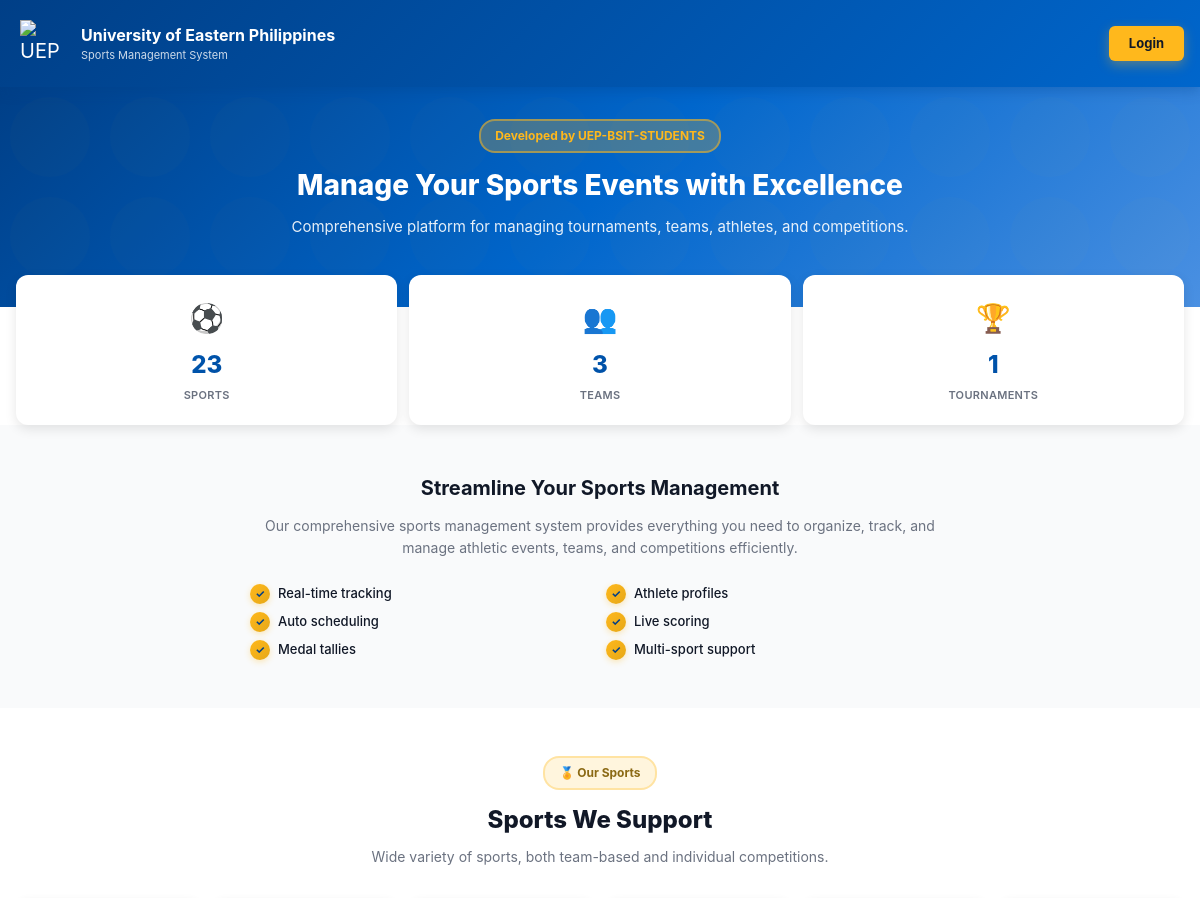
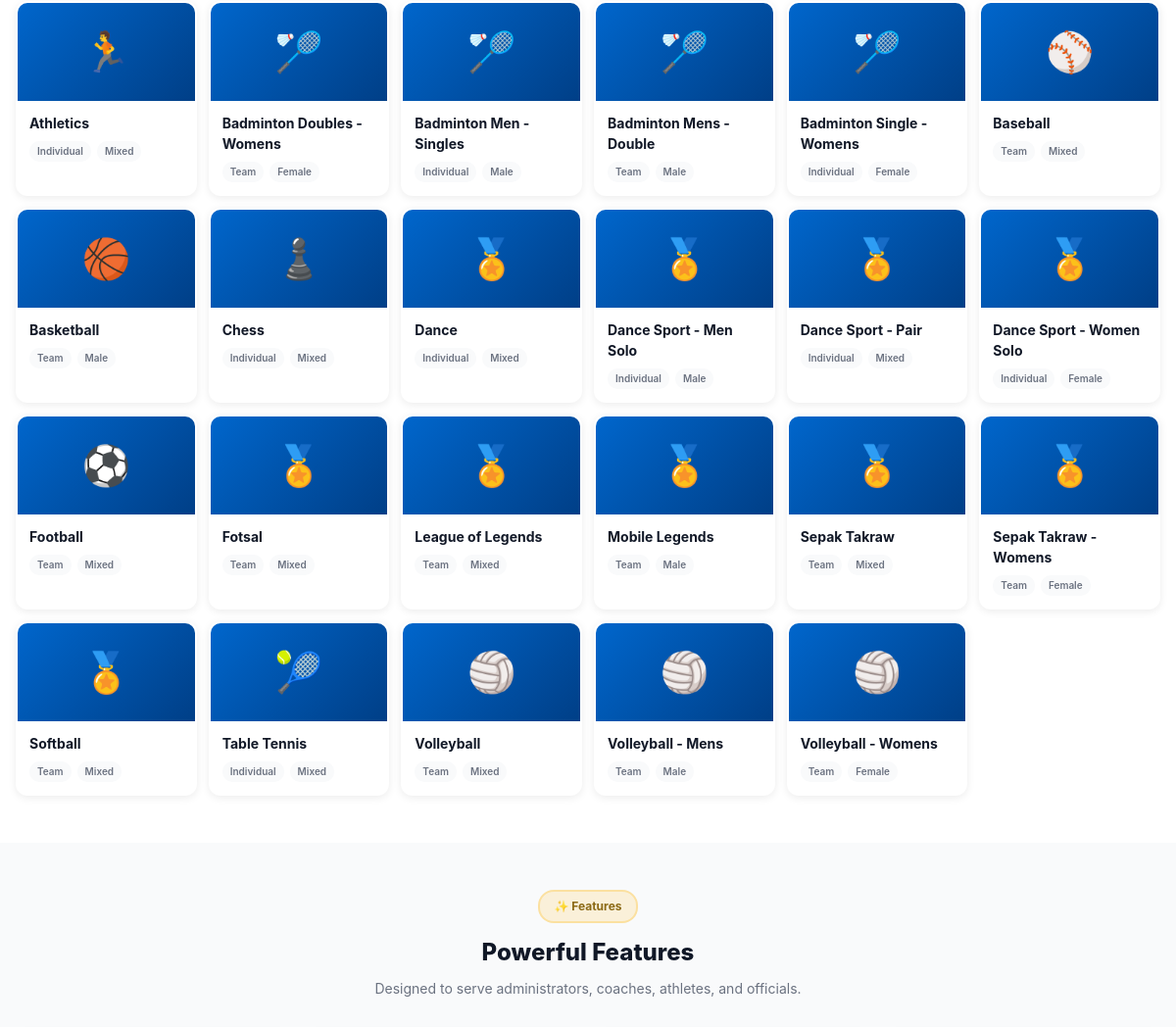
The page /vms_complete/index.php (upper part) on the database as committed earlier (2 pictures, top to bottom).
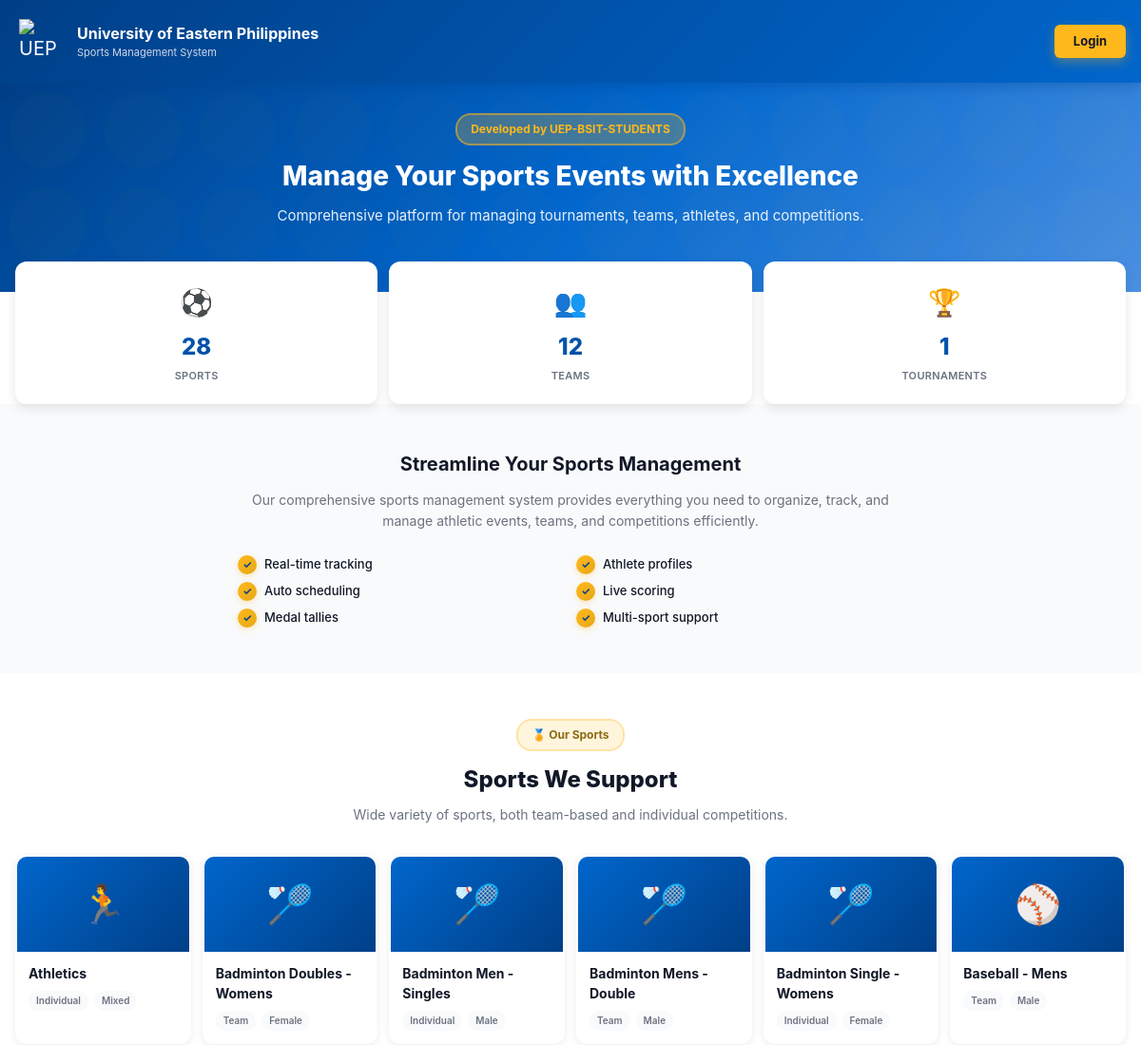
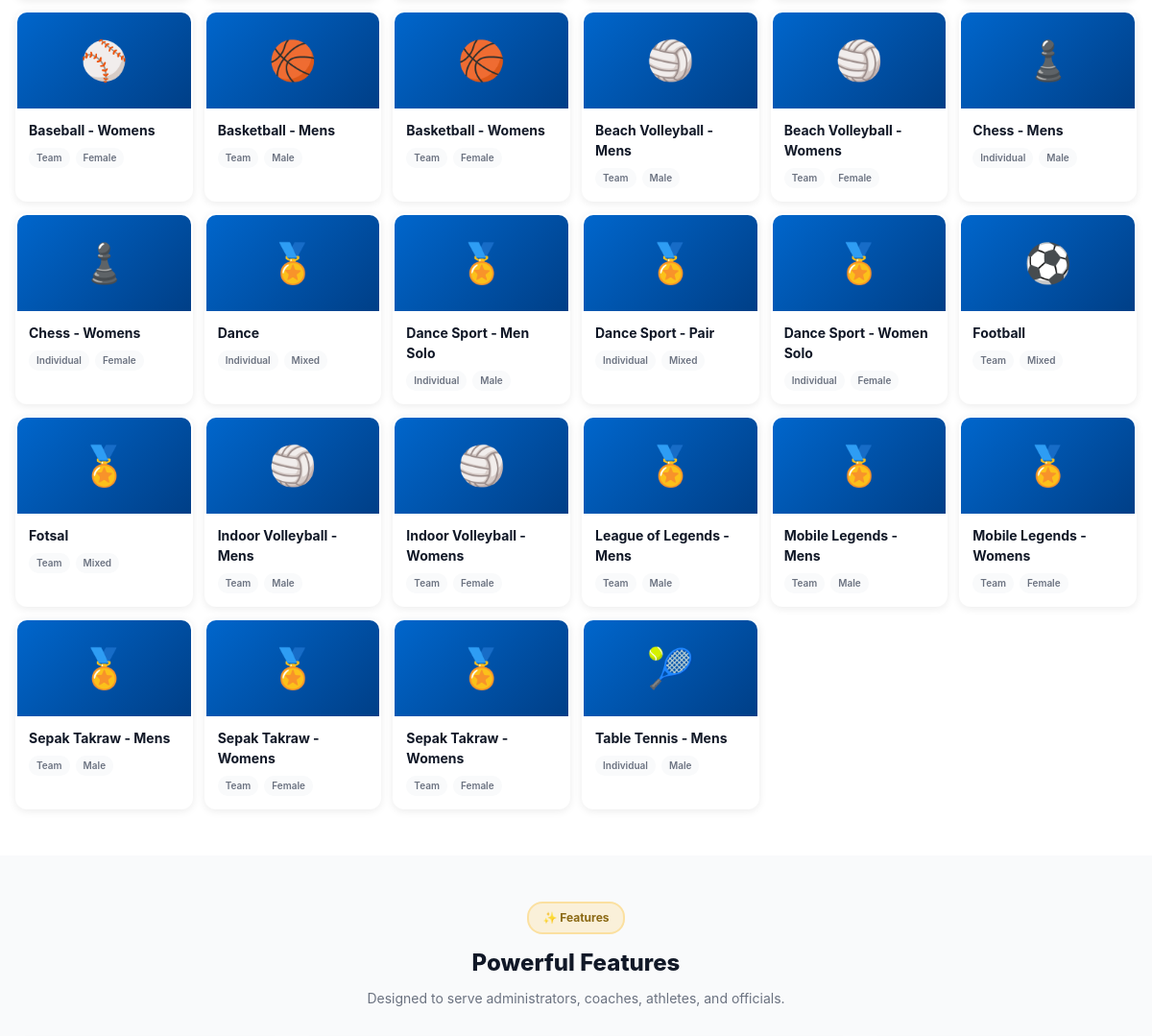
The same page on the database as committed later (2 pictures, top to bottom).
### tables this page shows
CREATE TABLE `tbl_sports` (
  `sports_id` int NOT NULL AUTO_INCREMENT,
  `sports_name` varchar(120) NOT NULL,
  `team_individual` enum('team','individual') NOT NULL,
  `weight_class` varchar(50) DEFAULT NULL,
  `men_women` enum('Male','Female','Mixed') NOT NULL DEFAULT 'Mixed',
  `num_req_players` int DEFAULT '0',
  `num_res_players` int DEFAULT '0',
  `is_active` tinyint(1) DEFAULT '1',
  PRIMARY KEY (`sports_id`)
);

### vms_complete/index.php (the view, shortened to what the changed rows need)
<?php
require_once __DIR__ . '/config/db.php';
try {
  $sports_stmt = $pdo->query("
    SELECT sports_id, sports_name, team_individual, men_women, is_active
    FROM tbl_sports
    WHERE is_active = 1
    ORDER BY sports_name
  ");
  $sports = $sports_stmt->fetchAll(PDO::FETCH_ASSOC);
} catch (PDOException $e) {
  $sports = [];
}
try {
  $stats_stmt = $pdo->query("
    SELECT
      (SELECT COUNT(*) FROM tbl_sports WHERE is_active = 1) as total_sports,
      (SELECT COUNT(*) FROM tbl_team WHERE is_active = 1) as total_teams,
      (SELECT COUNT(DISTINCT tour_id) FROM tbl_tournament WHERE is_active = 1) as active_tournaments
  ");
  $stats = $stats_stmt->fetch(PDO::FETCH_ASSOC);
} catch (PDOException $e) {
  $stats = ['total_sports' => 0, 'total_teams' => 0, 'active_tournaments' => 0];
}
?>
<!DOCTYPE html>
<html lang="en">
<head>
  <link rel="stylesheet" href="<?= BASE_URL ?>/assets/css/uep-theme.css">
</head>
<body>
  <header class="header">
    <div class="header-content">
      <div class="logo">
        <div class="logo-text">
          <h1>University of Eastern Philippines</h1>
        </div>
      </div>
    </div>
  </header>
  <section class="hero">
    <div class="hero-content">
      <h2>Manage Your Sports Events with Excellence</h2>
    </div>
  </section>
  <div class="stats">
    <div class="stat-card">
      <div class="stat-icon">⚽</div>
      <div class="stat-number"><?= $stats['total_sports'] ?></div>
      <div class="stat-label">Sports</div>
    </div>
    <div class="stat-card">
      <div class="stat-icon">👥</div>
      <div class="stat-number"><?= $stats['total_teams'] ?></div>
      <div class="stat-label">Teams</div>
    </div>
  </div>
  <section class="section">
    <div class="section-header">
      <h2>Sports We Support</h2>
    </div>
    <div class="sports-grid">
      <?php if (empty($sports)): ?>
        <div class="sport-card">
          <div class="sport-image">🏀</div>
          <div class="sport-content">
            <h3>Basketball</h3>
            <div class="sport-meta">
              <span class="sport-badge">Team</span>
              <span class="sport-badge">M & W</span>
            </div>
          </div>
        </div>
        <div class="sport-card">
          <div class="sport-image">⚽</div>
          <div class="sport-content">
            <h3>Football</h3>
            <div class="sport-meta">
              <span class="sport-badge">Team</span>
              <span class="sport-badge">M & W</span>
            </div>
          </div>
        </div>
        <div class="sport-card">
          <div class="sport-image">🏐</div>
          <div class="sport-content">
            <h3>Volleyball</h3>
            <div class="sport-meta">
              <span class="sport-badge">Team</span>
              <span class="sport-badge">M & W</span>
            </div>
          </div>
        </div>
      <?php else: ?>
        <?php
        $sportIcons = [
          'basketball' => '🏀', 'volleyball' => '🏐', 'football' => '⚽',
          'soccer' => '⚽', 'baseball' => '⚾', 'tennis' => '🎾',
          'badminton' => '🏸', 'table tennis' => '🏓', 'swimming' => '🏊',
          'athletics' => '🏃', 'track and field' => '🏃', 'chess' => '♟️',
          'boxing' => '🥊', 'martial arts' => '🥋', 'karate' => '🥋',
          'taekwondo' => '🥋', 'judo' => '🥋', 'default' => '🏅'
        ];
        foreach ($sports as $sport):
          $sportNameLower = strtolower($sport['sports_name']);
          $icon = $sportIcons['default'];
          foreach ($sportIcons as $key => $value) {
            if (strpos($sportNameLower, $key) !== false) {
              $icon = $value;
              break;
            }
          }
        ?>
        <div class="sport-card">
          <div class="sport-image"><?= $icon ?></div>
          <div class="sport-content">
            <h3><?= htmlspecialchars($sport['sports_name']) ?></h3>
            <div class="sport-meta">
              <span class="sport-badge">
                <?= $sport['team_individual'] === 'team' ? 'Team' : 'Individual' ?>
              </span>
              <?php if ($sport['men_women']): ?>
                <span class="sport-badge"><?= htmlspecialchars($sport['men_women']) ?></span>
              <?php endif; ?>
            </div>
          </div>
        </div>
        <?php endforeach; ?>
      <?php endif; ?>
    </div>
  </section>
  <section class="section" style="background: var(--bg-gray);">
    <div class="section-header">
      <h2>Powerful Features</h2>
    </div>
  </section>
</body>
</html>

Rows that differ between the two databases and show on the page:
no longer on this page (row edited): tbl_sports: icon "🏅", sports_name "Softball", team_individual "Team", men_women "Mixed"
no longer on this page (row edited): tbl_sports: icon "🏐", sports_name "Volleyball", team_individual "Team", men_women "Mixed"
changed tbl_sports: sports_name "Baseball" → "Baseball - Mens"; men_women "Mixed" → "Male"
added tbl_sports: icon "⚾", sports_name "Baseball - Womens", team_individual "Team", men_women "Female"
changed tbl_sports: sports_name "Basketball" → "Basketball - Mens"
added tbl_sports: icon "🏀", sports_name "Basketball - Womens", team_individual "Team", men_women "Female"
added tbl_sports: icon "🏐", sports_name "Beach Volleyball - Mens", team_individual "Team", men_women "Male"
added tbl_sports: icon "🏐", sports_name "Beach Volleyball - Womens", team_individual "Team", men_women "Female"
changed tbl_sports: sports_name "Chess" → "Chess - Mens"; men_women "Mixed" → "Male"
added tbl_sports: icon "♟️", sports_name "Chess - Womens", team_individual "Individual", men_women "Female"
changed tbl_sports: sports_name "Volleyball - Mens" → "Indoor Volleyball - Mens"; moves up the list
changed tbl_sports: sports_name "Volleyball - Womens" → "Indoor Volleyball - Womens"; moves up the list
changed tbl_sports: sports_name "League of Legends" → "League of Legends - Mens"; men_women "Mixed" → "Male"
added tbl_sports: icon "🏅", sports_name "Mobile Legends - Mens", team_individual "Team", men_women "Male"
changed tbl_sports: sports_name "Mobile Legends" → "Mobile Legends - Womens"; men_women "Male" → "Female"
changed tbl_sports: sports_name "Sepak Takraw" → "Sepak Takraw - Mens"; men_women "Mixed" → "Male"
added tbl_sports: icon "🏅", sports_name "Sepak Takraw - Womens", team_individual "Team", men_women "Female"
changed tbl_sports: sports_name "Table Tennis" → "Table Tennis - Mens"; men_women "Mixed" → "Male"
Other text that changed with them:
$stats['total_sports']: "23" → "28"
$stats['total_teams']: "3" → "12"
